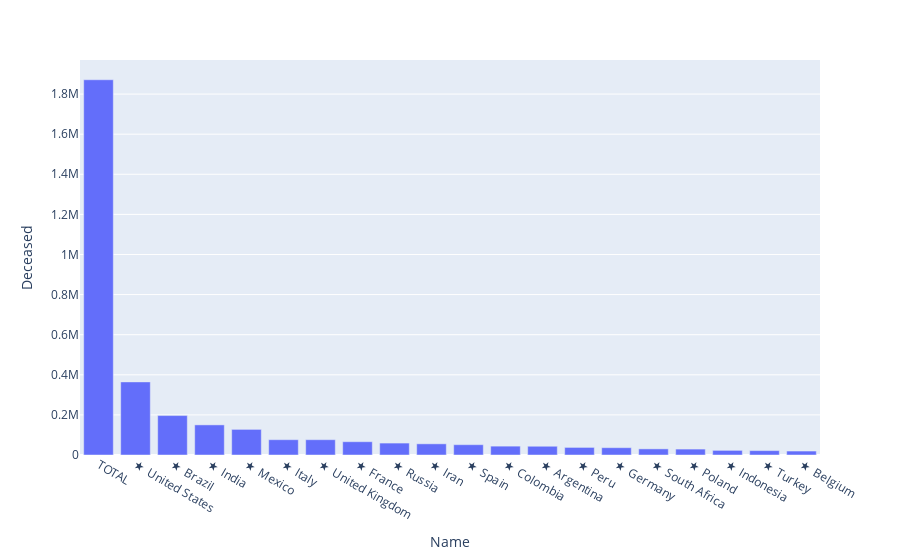

Here is the notebook cell this chart was saved with:
### Markdown cell above
- Perfecto!. Now we can see that column has been cleared off all the "Unknown".

### Code cell
# lets again try ro visualize world_df based on death poll for top 20 countries.

world_fig = px.bar(world_df.sort_values('Deceased', ascending=False).head(20), x = 'Name' , y = 'Deceased')
world_fig.show()

### Figure 1 — Plotly figure (JSON) as saved in the notebook; plotly's stock layout.template omitted (floating-point values rounded to 4 significant figures)
{"data": [{"alignmentgroup": "True", "hovertemplate": "Name=%{x}<br>Deceased=%{y}<extra></extra>", "legendgroup": "", "marker": {"color": "#636efa"}, "name": "", "offsetgroup": "", "orientation": "v", "showlegend": false, "textposition": "auto", "type": "bar", "x": ["TOTAL", "★  United States", "★  Brazil", "★  India", "★  Mexico", "★  Italy", "★  United Kingdom", "★  France", "★  Russia", "★  Iran", "★  Spain", "★  Colombia", "★  Argentina", "★  Peru", "★  Germany", "★  South Africa", "★  Poland", "★  Indonesia", "★  Turkey", "★  Belgium"], "xaxis": "x", "y": [1871452, 364561, 196641, 150151, 127757, 76329, 76305, 66282, 59506, 55748, 51430, 44187, 43634, 37873, 36510, 30524, 29502, 23109, 21879, 19750], "yaxis": "y"}], "layout": {"autosize": true, "barmode": "relative", "legend": {"tracegroupgap": 0}, "margin": {"t": 60}, "xaxis": {"anchor": "y", "autorange": true, "domain": [0, 1], "range": [-0.5, 19.5], "title": {"text": "Name"}, "type": "category"}, "yaxis": {"anchor": "x", "autorange": true, "domain": [0, 1], "range": [0, 1970000.0], "title": {"text": "Deceased"}, "type": "linear"}}}
